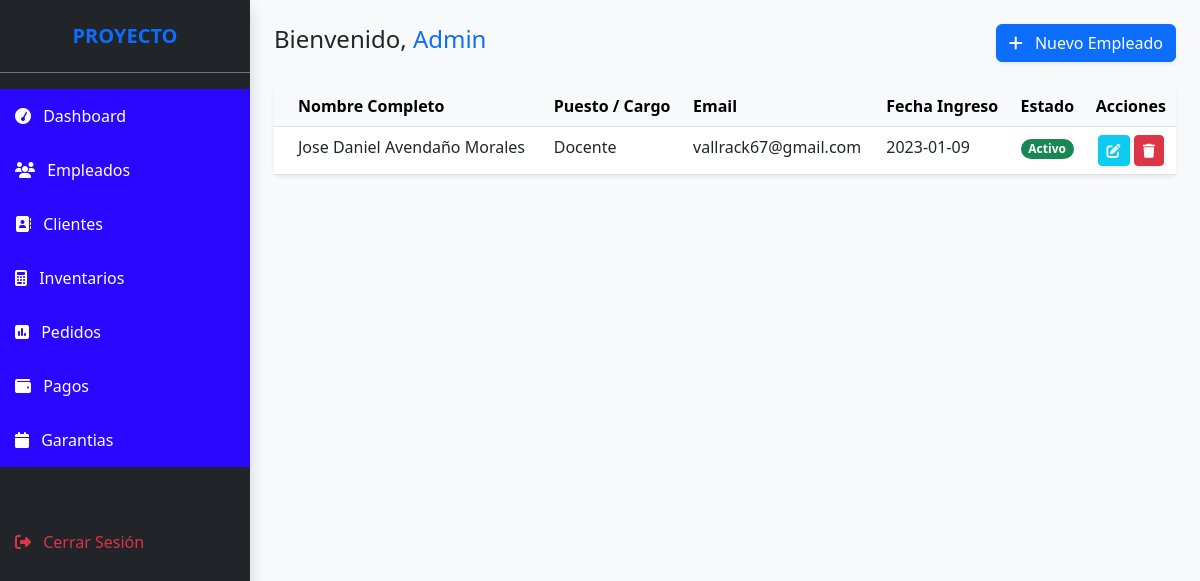
The app's page /view/employee.php (signed in) with its own data.
### tables this page shows
CREATE TABLE `employees` (
  `id` int NOT NULL,
  `full_name` varchar(100) NOT NULL,
  `position` varchar(100) NOT NULL,
  `email` varchar(100) NOT NULL,
  `hire_date` date NOT NULL,
  `status` tinyint(1) DEFAULT '1'
);

### models/Employee.php (called while the page is built, shortened)
<?php
if (!class_exists('Employee')) {
    class Employee {
        private $conn;
        public function __construct($db) {
            $this->conn = $db;
        }
        public function read() {
            return $this->conn->query("SELECT * FROM employees ORDER BY id DESC");
        }
    }
}

### view/employee.php (the view, shortened to what this page needs)
<?php
require_once '../models/Employee.php';
$db = (new Database())->getConnection();
$employee = new Employee($db);
$stmt = $employee->read();
?>
<!DOCTYPE html>
<html lang="es">
<head>
    <link href="https://cdn.jsdelivr.net/npm/bootstrap@5.3.0/dist/css/bootstrap.min.css" rel="stylesheet">
    <link rel="stylesheet" href="https://cdnjs.cloudflare.com/ajax/libs/font-awesome/6.4.0/css/all.min.css">
</head>
<body class="d-flex">
    <div class="sidebar shadow">
        <div class="p-4 text-center border-bottom border-secondary">
            <h5 class="fw-bold m-0 text-primary">PROYECTO</h5>
        </div>
        <nav class="nav flex-column mt-3">
             <a class="nav-link dashboard" href="../index.php"><i class="fas fa-tachometer me-2"></i> Dashboard</a>
            <a class="nav-link empleado" href="../view/employee.php"><i class="fas fa-users me-2"></i> Empleados</a>
            <a class="nav-link cliente" href="../view/cliente.php"><i class="fas fa-address-book me-2"></i> Clientes</a>
            <a class="nav-link inventario" href="../view/inventario.php"><i class="fas fa-calculator me-2"></i> Inventarios</a>
            <a class="nav-link pedido" href="../view/pedido.php"><i class="fas fa-square-poll-vertical me-2"></i> Pedidos</a>
            <a class="nav-link pago" href="../view/pago.php"><i class="fas fa-wallet me-2"></i> Pagos</a>
            <a class="nav-link garantia" href="../view/garantia.php"><i class="fas fa-calendar me-2"></i> Garantias</a>
            <a class="nav-link text-danger mt-5" href="controllers/AuthController.php?action=logout">
                <i class="fas fa-sign-out-alt me-2"></i> Cerrar Sesión
            </a>
        </nav>
    </div>
    <div class="container-fluid p-4">
        <div class="d-flex justify-content-between align-items-center mb-4">
            <h4>Bienvenido, <span class="text-primary"><?= htmlspecialchars($_SESSION['user_name']) ?></span></h4>
            <button class="btn btn-primary shadow-sm" onclick="openModal()">
                <i class="fas fa-plus me-2"></i> Nuevo Empleado
            </button>
        </div>
        <div class="card shadow-sm border-0">
            <div class="card-body p-0">
                <table class="table table-hover m-0" id="employeeTable">
                    <thead class="table-light">
                        <tr>
                            <th class="ps-4">Nombre Completo</th>
                            <th>Puesto / Cargo</th>
                            <th>Email</th>
                            <th>Fecha Ingreso</th>
                            <th>Estado</th>
                            <th class="text-center">Acciones</th>
                        </tr>
                    </thead>
                    <tbody>
                        <?php while($row = $stmt->fetch(PDO::FETCH_ASSOC)): ?>
                        <tr>
                            <td class="ps-4 fw-medium"><?= $row['full_name'] ?></td>
                            <td><?= $row['position'] ?></td>
                            <td><?= $row['email'] ?></td> <td><?= $row['hire_date'] ?></td> <td>
                                <span class="badge rounded-pill <?= $row['status'] ? 'bg-success' : 'bg-secondary' ?>">
                                    <?= $row['status'] ? 'Activo' : 'Inactivo' ?>
                                </span>
                            </td>
                            <td class="text-center">
                                <button onclick="openModal(<?= $row['id'] ?>)" class="btn btn-sm btn-info text-white shadow-sm">
                                    <i class="fas fa-edit"></i>
                                </button>
                                <button onclick="deleteEmp(<?= $row['id'] ?>)" class="btn btn-sm btn-danger shadow-sm">
                                    <i class="fas fa-trash"></i>
                                </button>
                            </td>
                        </tr>
                        <?php endwhile; ?>
                    </tbody>
                </table>
            </div>
        </div>
    </div>
</body>
</html>

### view/employee.php (style rules this page uses)
body { background-color: #f8f9fa; }
.sidebar { min-width: 250px; height: 100vh; background: #212529; color: white; position: sticky; top: 0; }
.nav-link { color: #adb5bd; padding: 15px; transition: 0.3s; }
.nav-link.dashboard { color:white; background: #2c07ff; }
.nav-link.empleado { color: white; background: #2c07ff; }
.nav-link.cliente { color: white; background: #2c07ff; }
.nav-link.inventario { color: white; background: #2c07ff; }
.nav-link.pedido { color: white; background: #2c07ff; }
.nav-link.pago { color: white; background: #2c07ff; }
.nav-link.garantia { color: white; background: #2c07ff; }

### records on screen
employees: full_name "Jose Daniel Avendaño Morales", position "Docente", email "vallrack67@gmail.com", hire_date "2023-01-09", status "Activo"

### other values on screen
$_SESSION['user_name'] "Admin"
